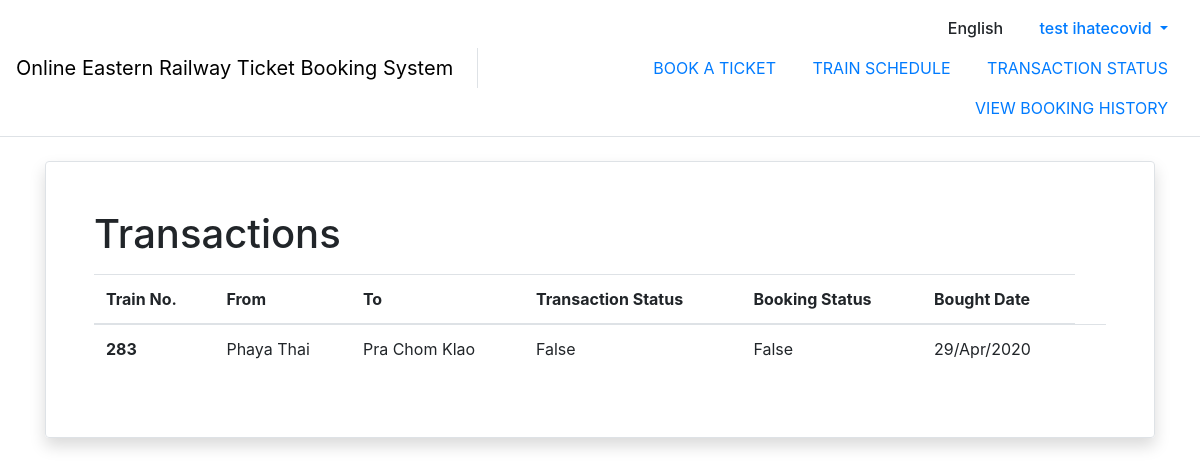
Page /transaction (signed in) on the committed database.
### booking/models.py (models this page shows)
class Ticket(models.Model):
    buyer = models.ForeignKey(Account, on_delete=models.CASCADE)
    boardingTrain = models.ForeignKey(Train, on_delete=models.CASCADE)
    fromStation = models.ForeignKey(
        Timetable, on_delete=models.CASCADE, related_name="fromStation")
    toStation = models.ForeignKey(
        Timetable, on_delete=models.CASCADE, related_name="toStation")
    transactionInformation = models.TextField(default='')
    transactionStatus = models.BooleanField(default=False)
    buyDate = models.DateField(auto_now_add=True)
    bookingStatus = models.BooleanField(default=False)

### schedule/models.py (models this page shows)
class Train(models.Model):
    EXPRESS = 'EX'
    LOCAL = 'LC'
    train_name = models.TextField()
    trainType = (
        (EXPRESS, "Express"),
        (LOCAL, "Local")
    )
    train_type = models.TextField(
        choices=trainType,
        default=LOCAL
    )
    amount_of_passenger = models.IntegerField(null=True)

class Timetable(models.Model):
    train = models.ForeignKey(Train, on_delete=models.CASCADE)
    station = models.ForeignKey(Station, on_delete=models.CASCADE, null=True)
    arrived_time = models.TimeField(null=True)
    departed_time = models.TimeField(null=True)

class Station(models.Model):
    station_name = models.TextField()
    english_station_name = models.TextField(null=True)

### transaction/views.py (the view, shortened to what this page needs)
# urls.py: path('', views.ViewTransaction.as_view(), name="viewTransaction"),
class ViewTransaction(LoginRequiredMixin, View):
    def get(self, request):
        context = prepare_context(request, show_navbar=True)
        user = request.user
        context['user'] = user
        account = Account.objects.get(user_id_id=user.id)
        if account.user_type == 'TS':
            context['ticket'] = Ticket.objects.all()
            context['is_TS'] = True
        else:
            context['ticket'] = Ticket.objects.filter(buyer_id=account.id)
        context['schedule'] = Timetable.objects.all()
        context['station'] = Station.objects.all()
        context['train'] = Train.objects.all()
        return render(request, 'transaction/viewTransaction.html', context=context)

### account/utils.py (called while the page is built)
def prepare_context(request, show_navbar=True):
    context = {
        'show_navbar': show_navbar
    }
    if request.user.is_authenticated:
        user = User.objects.get(username=request.user.username)
        context['current_user'] = user
    return context

### transaction/templates/transaction/viewTransaction.html (shortened to what this page needs)
{% extends "base.html" %}
{% load static %}
{% block content %}
  <div class="my-4">
    <div class="w-100 rounded border shadow p-3 p-lg-5">
      <div class="row">
        <div class="col">
          <h1>Transactions</h1>
          <table class="table table-responsive-sm table-responsive-md mt-3">
            <thead>
            <tr>
              <th scope="col">Train No.</th>
              <th scope="col">From</th>
              <th scope="col">To</th>
              <th scope="col">Transaction Status</th>
              <th scope="col">Booking Status</th>
              <th scope="col">Bought Date</th>
            </tr>
            </thead>
            <tbody>
            {% for t in ticket %}
              <tr>
                <th scope="row">{{ t.boardingTrain.train_name }}</th>
                <td>{{ t.fromStation.station.english_station_name }}</td>
                <td>{{ t.toStation.station.english_station_name }}</td>
                <td>{{ t.transactionStatus }}</td>
                <td>{{ t.bookingStatus }}</td>
                <td>{{ t.buyDate|date:'d/M/yy' }}</td>
                <td>
                </td>
              </tr>
            {% endfor %}
          </tbody>
        </table>
      </div>
    </div>
  </div>
  </div>
{% endblock content %}

### templates/base.html (shortened to what this page needs)
<!DOCTYPE html>
{% load static %}
<html lang="en">
<head>
  <link rel="stylesheet" type="text/css" href="{% static 'css/bootstrap.min.css'%}">
  <link rel="stylesheet" type="text/css" href="{% static 'css/bootstrap-select.min.css'%}">
  <link rel="stylesheet" type="text/css" href="{% static 'css/styles.css'%}">
</head>
<body>
  {% if show_navbar %}
  <nav class="navbar navbar-expand-lg navbar-light border-bottom">
    <div class="d-none d-lg-flex w-100 justify-content-center align-items-center">
      <div class="navbar-brand border-right pr-4 h-50">
        <div class="my-auto">
          <a class="d-inline-block my-auto"  href={% url 'dashboard' %} style="text-decoration: none; color: black;">Online Eastern Railway Ticket Booking System </a>
        </div>
      </div>
      <div class="text-right w-100">
        <div class="row align-content-right">
          <div class="col" style="font-weight: 500;">
            <a class="nav-link d-inline-block">English</a>
            {% if request.user.is_authenticated %}
              <div class="nav-item dropdown d-inline-block">
                <a class="nav-link dropdown-toggle" href="#" id="profileDropdown" role="button" data-toggle="dropdown" aria-haspopup="true" aria-expanded="false">
                  {% if user.first_name and user.last_name %}
                    {{ user.first_name }} {{ user.last_name }}
                  {% else %}
                    {{ user.username}}
                  {% endif %}
                </a>
              </div>
            {% else %}
              <a class="nav-link d-inline-block" href={% url 'login'%}>Login</a>
            {% endif %}
          </div>
        </div>
        <div class="row align-content-right">
          <div class="col text-uppercase">
            <a class="nav-link d-inline-block" href={% url 'searchSchedules' %}>BOOK A TICKET</a>
            <a class="nav-link d-inline-block" href={% url 'searchTimetable' %}>TRAIN SCHEDULE</a>
            <a class="nav-link d-inline-block" href={% url 'viewTransaction' %}>TRANSACTION STATUS</a>
            <a class="nav-link d-inline-block" href={% url 'bookingHistory' %}>VIEW BOOKING HISTORY</a>
          </div>
        </div>
      </div>
    </div>
  </nav>
  {% endif %}
  <div id="content" class="container appear-fade-start">
    {% block content %}
    {% endblock content %}
  </div>
</body>
</html>

### static/css/styles.css (style rules this page uses)
body { font-family: -apple-system, BlinkMacSystemFont, "Segoe UI", Roboto, "Sarabun", "Helvetica Neue", Arial, "Noto Sans", sans-serif, "Apple Color Emoji", "Segoe UI Emoji", "Segoe UI Symbol", "Noto Color Emoji" !important; }
.appear-fade-start { opacity: 0; animation: appear-fade 0.25s ease-out 0.1s 1 forwards; }

### rows in the picture
Ticket: boardingTrain.train_name "283", fromStation.station.english_station_name "Phaya Thai", toStation.station.english_station_name "Pra Chom Klao", transactionStatus "False", bookingStatus "False", buyDate "29/Apr/2020"

### other values in the picture
{{ user.first_name }} "test"
{{ user.last_name }} "ihatecovid"
